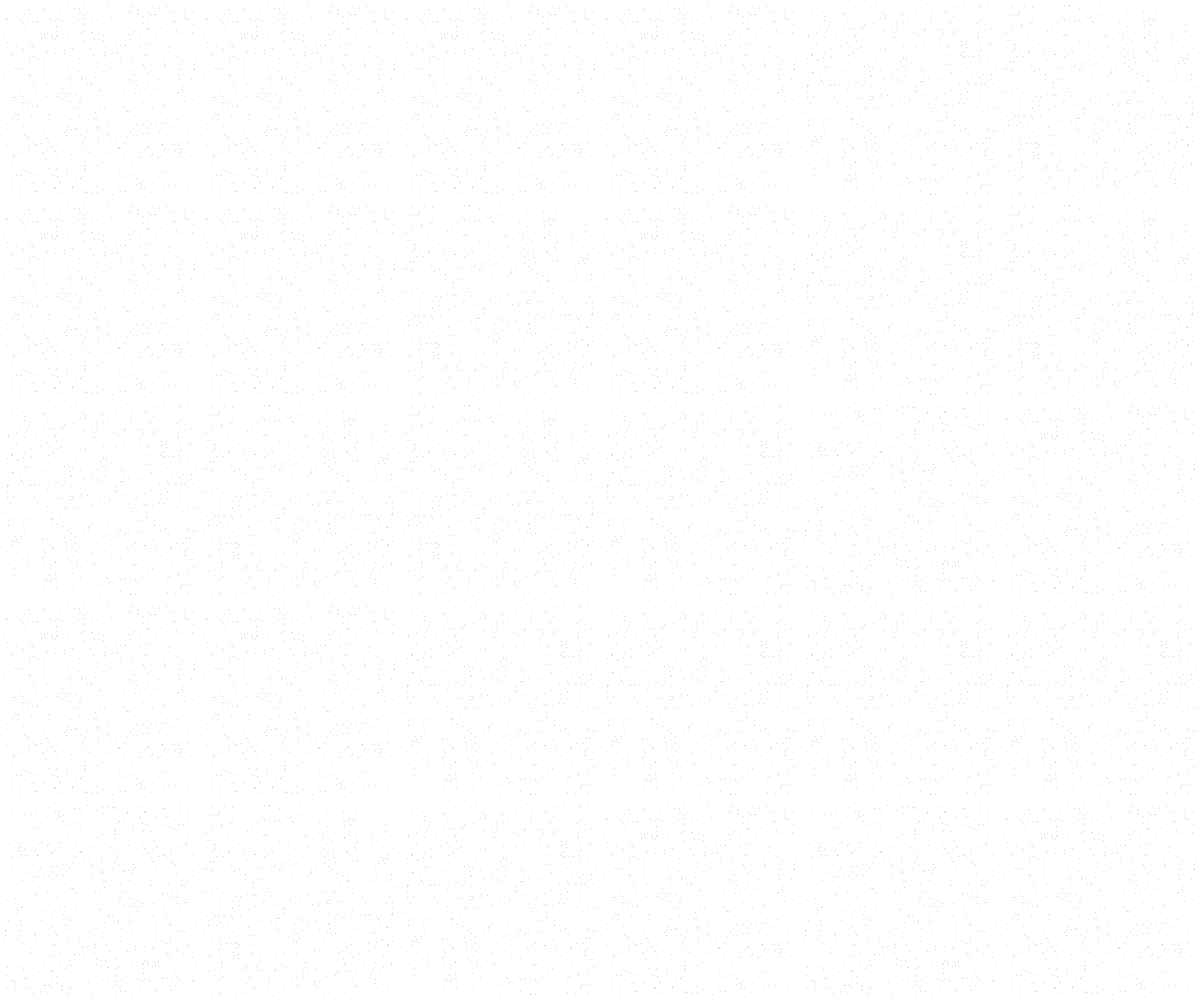
Frame 1 (no input)
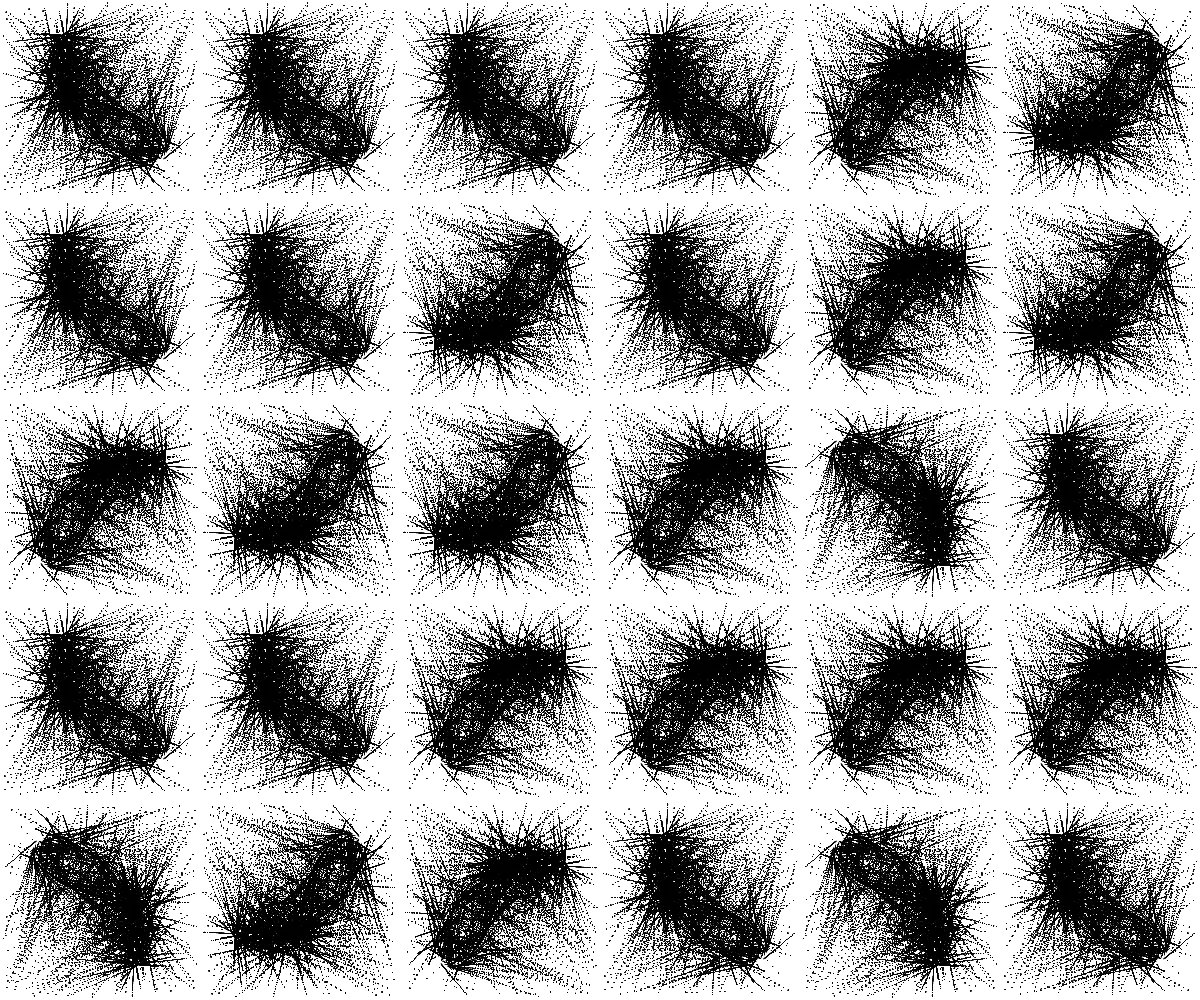
Frame 60 (no input)
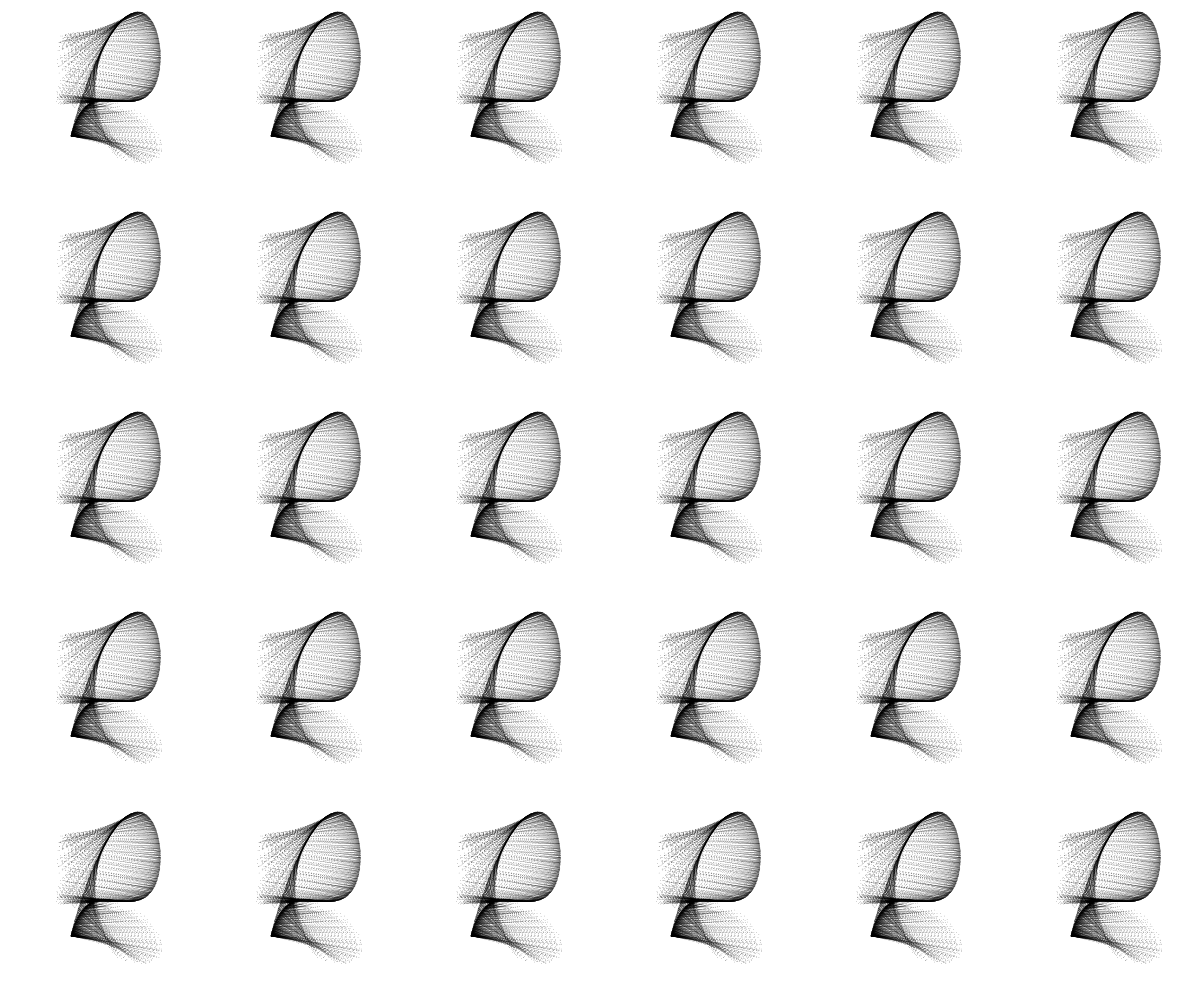
Frame 120 (the mouse pressed at the canvas centre since frame 60)

The p5.js sketch that drew these frames (run headless with seeded random() and noise() and a simulated clock; from frame 60 on, the mouse is pressed at the canvas centre):

// p5.js sketch
// ── sketch.js
// ajouter différents type de easings

var siz = 200;
var pg

var xnum
var ynum
var xoffset
var yoffset

var dots = [];
var angles = [];
var num = 512
var circleSize = 0.5
var animSpeed = 0.05

var seed
var prevIndex = 18
var index = 18
var doRotate = true


function setup() {

    createCanvas(windowWidth, windowHeight);

    background(255);
    pixelDensity(1)

    seed = random(9999)


    pg = createGraphics(siz, siz)
    imageMode(CENTER)

    xnum = int((width / siz))
    ynum = int((height / siz))
    xoffset = (width - xnum * siz) / 2
    yoffset = (height - ynum * siz) / 2

    for (var i = 0; i < num; i++) {
        dots[i] = new Dot();

    }

    for (var i = 0; i < xnum * ynum; i++) {
        angles[i] = new Orientation();
    }
    index = int(random(19));
    prevIndex = index

    newConfiguration(index)

}


function draw() {

    randomSeed(seed)
    //background(255)
    //pg.background(255);

    for (var i = 0; i < num; i++) {
        dots[i].move();
        dots[i].draw(pg);
    }

    for (var j = 0; j < ynum; j += 1) {
        for (var i = 0; i < xnum; i += 1) {
            push()
            var index = i + j * (xnum);
            translate(xoffset + siz / 2 + i * siz, yoffset + siz / 2 + j * siz);

            if (doRotate) {
                var angle = int(random(5)) * PI / 2
                rotate(angle)
            } else {
                rotate(0)
            }


            image(pg, 0, 0);
            pop()
        }
    }

}

function mousePressed() {
    //siz = random(25,150)
    seed = random(9999)
    pg.background(255)
    if (random(1) < 0.75) {
        doRotate = true
    } else {
        doRotate = false
    }
    while (index == prevIndex) {
        index = int(random(19));
        //println(index);
        newConfiguration(index);
    }

    if (doRotate) {
        for (var i = 0; i < xnum * ynum; i++) {
            var angle = int(random(5)) * PI / 2
            angles[i].updateTarget(angle)
        }
    } else {
        for (var i = 0; i < xnum * ynum; i++) {
            angles[i].updateTarget(0)
        }
    }

    prevIndex = index

}

function keyPressed() {
    background(255)
    pg.background(255)
    seed = random(9999)
    siz = random(100, 350)
    pg = createGraphics(siz, siz)
    xnum = int((width / siz))
    ynum = int((height / siz))
    xoffset = (width - xnum * siz) / 2
    yoffset = (height - ynum * siz) / 2
    newConfiguration(index)
}


function windowResized() {

    resizeCanvas(windowWidth, windowHeight);
    xnum = int((width / siz))
    ynum = int((height / siz))
    xoffset = (width - xnum * siz) / 2
    yoffset = (height - ynum * siz) / 2

}

class Orientation {

    constructor() {


        this.angle = 0;
        this.angleTarget = 0;
    }

    update() {

        this.angle += min((this.angleTarget - this.angle) * animSpeed, 10);
    }

    updateTarget(newAngle) {
        this.angleTarget = newAngle;

    }
}

class Dot {

    constructor() {

        this.xpos = random(siz);
        this.ypos = random(siz);
        this.xtarget = random(siz);
        this.ytarget = random(siz);
    }

    move() {

        this.xpos += min((this.xtarget - this.xpos) * animSpeed, 10);
        this.ypos += min((this.ytarget - this.ypos) * animSpeed, 10);
    }

    updateTarget(newX, newY) {
        this.xtarget = newX;
        this.ytarget = newY;

    }


    draw(pg, angle) {
        pg.push()
        pg.noStroke();
        pg.fill(0);
        pg.ellipse(this.xpos, this.ypos, circleSize, circleSize);
        pg.pop()
    }
}

function newConfiguration(id) {


    switch (id) {
        case 0: // lemniscate : http://www.mathcurve.com/courbes2d/lemniscate/lemniscategene.shtml
            for (var i = 0; i < dots.length; i++) {
                var t = (i * TWO_PI) / dots.length;
                var xpos = siz / 2 + siz * 0.25 * sin(t)
                var ypos = siz / 2 + siz * 0.25 * sin(t) * cos(t)
                dots[i].updateTarget(xpos, ypos);
            }
            break;
        case 1: // folium de descartes : http://www.mathcurve.com/courbes2d/foliumdedescartes/foliumdedescartes.shtml
            for (var i = 0; i < dots.length; i++) {
                var t = (i * PI) / dots.length;
                var r = siz * 0.25 * 3 * sin(t) * cos(t) / (pow(cos(t), 3) + pow(sin(t), 3))
                var xpos = siz / 2 + r * cos(t)
                var ypos = siz / 2 + r * sin(t)
                dots[i].updateTarget(xpos, ypos);
            }
            break;
        case 2: // circle
            for (var i = 0; i < dots.length; i++) {
                var radius = siz / 3;
                var angle = TWO_PI * i / dots.length;
                var xpos = siz / 2 + radius * cos(angle);
                var ypos = siz / 2 + radius * sin(angle);
                dots[i].updateTarget(xpos, ypos);
            }
            break;

        case 3: // sinus
            for (var i = 0; i < dots.length; i++) {

                var xpos = map(i, 0, dots.length - 1, 0, siz);
                var ypos = siz / 2 + sin(TWO_PI * i / (dots.length - 1)) * siz * 0.4;
                dots[i].updateTarget(xpos, ypos);
            }
            break;

        case 4: // sinus double fréquence
            for (var i = 0; i < dots.length; i++) {
                var xpos = map(i, 0, dots.length - 1, 0, siz);
                var ypos = siz / 2 + sin(2 * TWO_PI * i / (dots.length - 1)) * siz * 0.4;
                dots[i].updateTarget(xpos, ypos);
            }
            break;

        case 5: // spirale
            for (var i = 0; i < dots.length; i++) {
                var radius = i * siz * 0.4 / dots.length;
                var angle = 2 * TWO_PI * i / dots.length;
                var xpos = siz / 2 + radius * cos(angle);
                var ypos = siz / 2 + radius * sin(angle);
                dots[i].updateTarget(xpos, ypos);
            }
            break;

        case 6:
            for (var i = 0; i < dots.length; i++) {
                var t = (i * TWO_PI) / dots.length;
                var xpos = siz / 3 + (sin(pow(t, 0.5))) * (1 - cos(t)) * siz * 0.25;
                var ypos = siz / 2 + cos(t + PI / 4) * (1 + sin(t)) * siz * 0.25;
                dots[i].updateTarget(xpos, ypos);
            }
            break;


        case 7:
            for (var i = 0; i < dots.length; i++) {
                var t = (i * TWO_PI) / dots.length;
                var xpos = siz / 3 + cos(t) * (1 + cos(t)) * siz * 0.25;
                var ypos = siz / 2 + cos(t) * (1 + sin(t)) * siz * 0.25;
                dots[i].updateTarget(xpos, ypos);
            }
            break;

        case 8: // larme : http://www.mathcurve.com/courbes2d/larme/larme.shtml
            for (var i = 0; i < dots.length; i++) {
                var t = (i * TWO_PI) / dots.length;
                var xpos = siz / 2 + cos(t) * siz * 0.4
                var ypos = siz / 2 + sin(t) * pow(sin(t / 2), 1) * siz * 0.4
                dots[i].updateTarget(xpos, ypos);
            }
            break;

        case 9: // kappa : http://www.mathcurve.com/courbes2d/kappa/kappa.shtml
            for (var i = 0; i < dots.length; i++) {
                var angle = TWO_PI * i / dots.length;
                var radius = tan(angle) * siz * 0.5

                var xpos = siz / 2 + radius * cos(angle);
                var ypos = siz / 2 + radius * sin(angle);
                dots[i].updateTarget(xpos, ypos);
            }
            break;

        case 10: // cubique d'agnesi : http://www.mathcurve.com/courbes2d/agnesi/agnesi.shtml
            for (var i = 0; i < dots.length; i++) {
                var angle = map(i, 0, dots.length, -PI / 2, PI / 2)
                var radius = siz * 0.5

                var xpos = siz / 2 + radius * tan(angle);
                var ypos = siz / 2 + radius * pow(cos(angle), 9);
                dots[i].updateTarget(xpos, ypos);
            }
            break;

        case 11: // lituus : http://www.mathcurve.com/courbes2d/lituus/lituus.shtml
            for (var i = 0; i < dots.length; i++) {
                var angle = map(i, 0, dots.length, 0, TWO_PI * 2)
                var radius = sqrt(pow(siz * 0.5, 2) / angle)

                var xpos = siz / 2 + radius * cos(angle);
                var ypos = siz / 2 + radius * sin(angle);
                dots[i].updateTarget(xpos, ypos);
            }
            break;

        case 12: // torpille : http://www.mathcurve.com/courbes2d/torpille/torpille.shtml
            for (var i = 0; i < dots.length; i++) {
                var angle = map(i, 0, dots.length, 0, PI)
                var radius = siz * 0.45 * cos(angle) * cos(2 * angle)

                var xpos = siz / 2 + radius * cos(angle);
                var ypos = siz / 2 + radius * sin(angle);
                dots[i].updateTarget(xpos, ypos);
            }
            break;

        case 13: // Limaçon trissecteur : http://www.mathcurve.com/courbes2d/limacon/limacontrisecteur.shtml
            for (var i = 0; i < dots.length; i++) {
                var angle = map(i, 0, dots.length, 0, TWO_PI)
                var radius = siz * 0.15 * (1 + 2 * cos(angle))

                var xpos = siz / 2 + radius * cos(angle);
                var ypos = siz / 2 + radius * sin(angle);
                dots[i].updateTarget(xpos, ypos);
            }
            break;

        case 14: // trefle : http://www.mathcurve.com/courbes2d/trefle/trefle.shtml
            for (var i = 0; i < dots.length; i++) {
                var angle = map(i, 0, dots.length, 0, TWO_PI)
                var radius = siz * 0.5 * (sin(2 * angle))

                var xpos = siz / 2 + radius * cos(angle);
                var ypos = siz / 2 + radius * sin(angle);
                dots[i].updateTarget(xpos, ypos);
            }
            break;

        case 15: // trisectrice de ceva : http://www.mathcurve.com/courbes2d/trisectricedeceva/trisectricedeceva.shtml
            for (var i = 0; i < dots.length; i++) {
                var angle = map(i, 0, dots.length, 0, TWO_PI)
                var radius = siz * 0.10 * sin(3 * angle) / sin(angle)
                var xpos = siz / 2 + radius * cos(angle);
                var ypos = siz / 2 + radius * sin(angle);
                dots[i].updateTarget(xpos, ypos);
            }
            break;

        case 16: // folium de durer : http://www.mathcurve.com/courbes2d/foliumdedurer/foliumdedurer.shtml
            for (var i = 0; i < dots.length; i++) {
                var angle = map(i, 0, dots.length, 0, TWO_PI)
                var radius = siz * 0.5 * sin(angle / 2)
                var xpos = siz / 2 + radius * cos(angle);
                var ypos = siz / 2 + radius * sin(angle);
                dots[i].updateTarget(xpos, ypos);
            }
            break;

        case 17: // Trèfle de Habenicht http://www.mathcurve.com/courbes2d/ornementales/ornementales.shtml
            for (var i = 0; i < dots.length; i++) {
                var angle = map(i, 0, dots.length, 0, TWO_PI)
                var radius = (1 + cos(3 * angle) + pow(sin(3 * angle), 2)) * siz * 0.20
                var xpos = siz / 2 + radius * cos(angle);
                var ypos = siz / 2 + radius * sin(angle);
                dots[i].updateTarget(xpos, ypos);
            }
            break;

        case 18:
            for (var i = 0; i < dots.length; i++) {
                var angle = map(i, 0, dots.length, 0, PI)
                var radius = siz * 0.5 * cos(2 * angle)
                var xpos = siz / 2 + radius * cos(angle);
                var ypos = siz / 2 + radius * sin(angle);
                dots[i].updateTarget(xpos, ypos);
            }
            break;


    }
}
